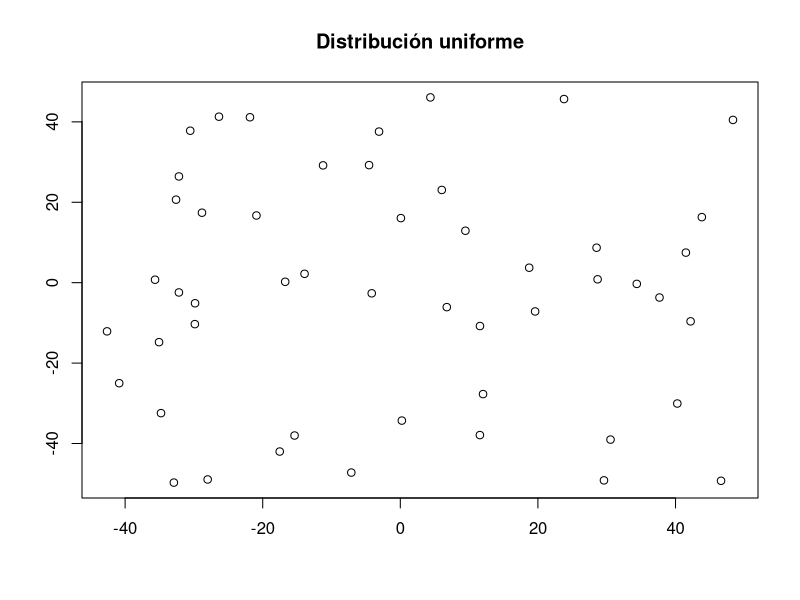
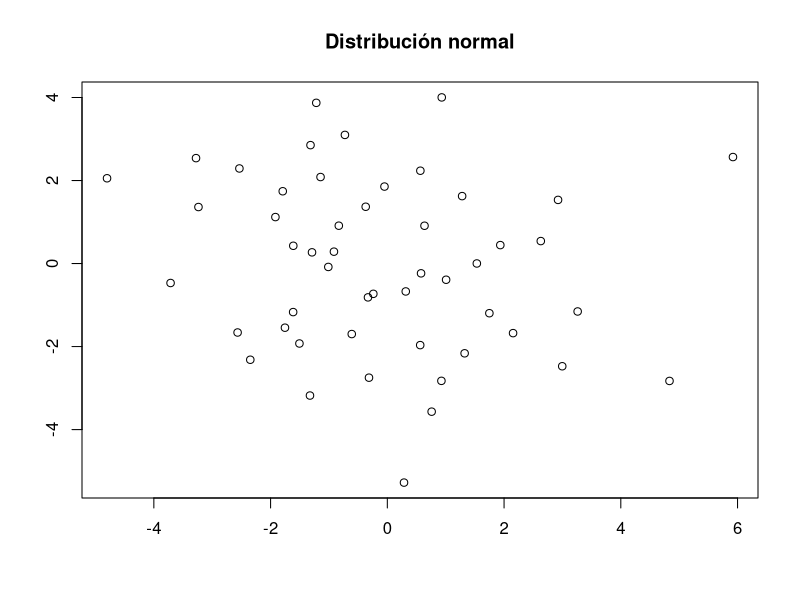
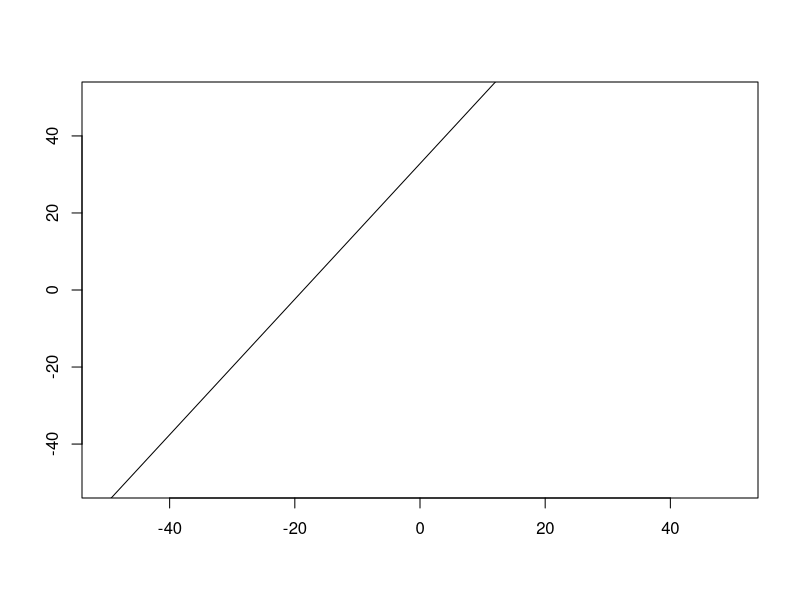
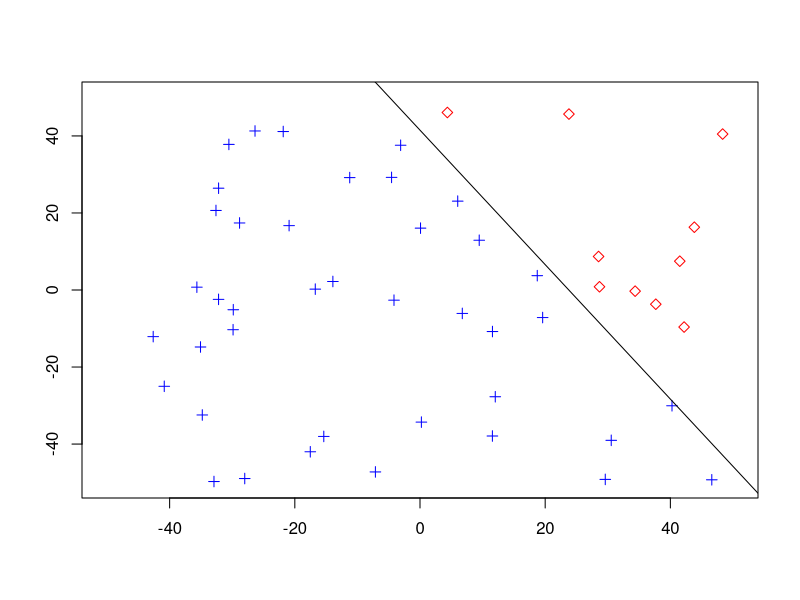
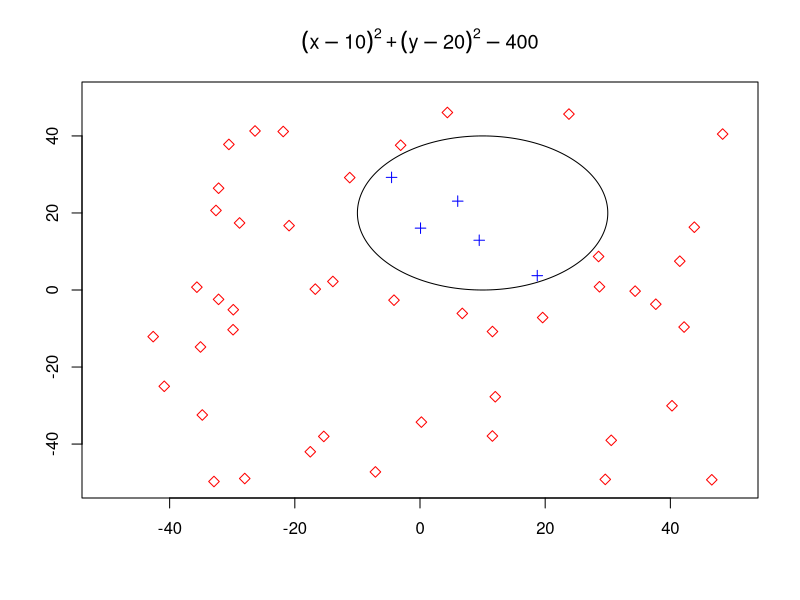
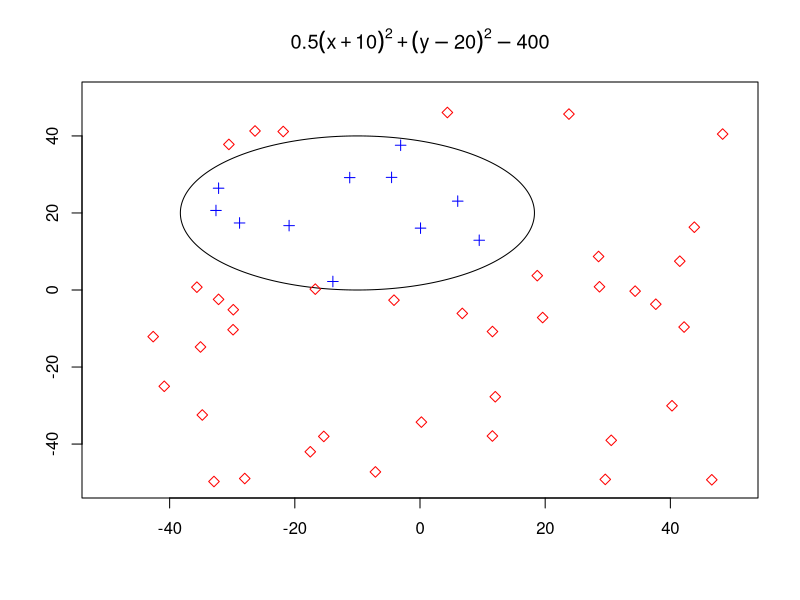
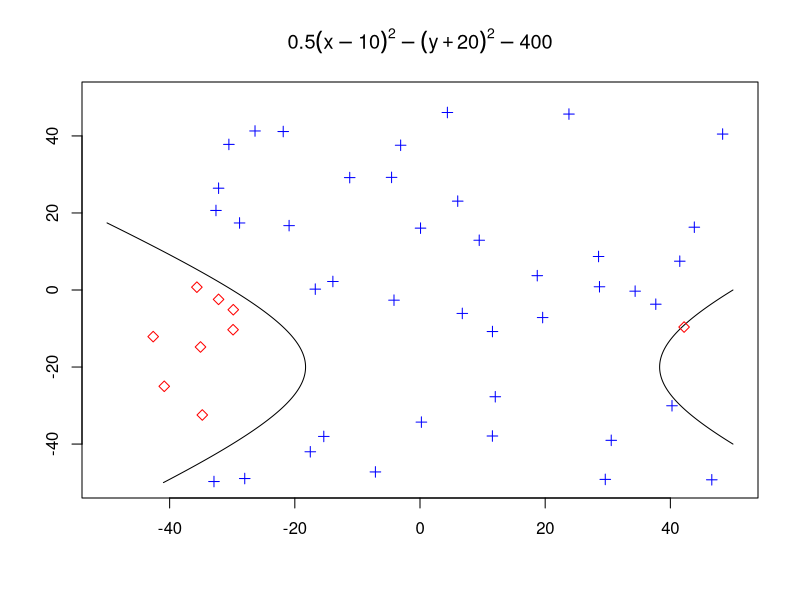

Generate these figures, in order, with R:
## ---- chunk 1
simula_unif <- function(N, dim, rango){
  res <- data.frame(matrix(nrow = N, ncol = dim))

  for(i in 1:N){
    res[i,] <- runif(dim, rango[1], rango[length(rango)])
  }
  
  names(res) <- c("X", "Y")

  return(res)
}
## ---- chunk 2
simula_gauss <- function(N, dim, sigma){
  res <- data.frame(matrix(nrow = N, ncol = dim))

  for(i in 1:N){
    res[i,] <- rnorm(dim, sd = sqrt(sigma))
  }
  
  names(res) <- c("X", "Y")

  return(res)
}
## ---- chunk 3
muestra.uniforme <- simula_unif(50, 2, -50:50)
muestra.gaussiana <- simula_gauss(50, 2, 5:7)
## ---- chunk 4
plot(muestra.uniforme, main = "Distribución uniforme", xlab = "", ylab = "")
## ---- chunk 5
plot(muestra.gaussiana, main = "Distribución normal", xlab = "", ylab = "")
## ---- chunk 6
simulaRecta <- function(intervalo){
  A <- runif(2, intervalo[1], intervalo[length(intervalo)])
  B <- runif(2, intervalo[1], intervalo[length(intervalo)])
  
  m <- (A[2] - B[2]) / (A[1] - B[1])
  b <- A[2] - m * A[1]
  
  return(c(b,m))
}


## ---- chunk 7
rectaPrueba <- simulaRecta(-50:50)

plot(1, type="n", xlab="", ylab="", xlim=c(-50, 50), ylim=c(-50, 50))
abline(coef = rectaPrueba)
## ---- chunk 8
rectaClasificacion <- simulaRecta(-50:50)

plot(1, type="n", xlab="", ylab="", xlim=c(-50, 50), ylim=c(-50, 50))

points(subset(muestra.uniforme, Y - rectaClasificacion[2]*X - rectaClasificacion[1] > 0 ), 
       pch = 5, col = "red")
points(subset(muestra.uniforme, Y - rectaClasificacion[2]*X - rectaClasificacion[1] <= 0 ), 
       pch = 3, col = "blue")

abline(coef = rectaClasificacion)
## ---- chunk 9

f <- function(x,y) {(x-10)^2 + (y-20)^2 - 400}

x <- seq(-50,50,length=1000)
y <- seq(-50,50,length=1000)
z <- outer(x,y,f)

contour(x,y,z,levels=0,drawlabels=FALSE, main=expression((x-10)^2 + (y-20)^2 - 400), xlab="", ylab="", xlim=c(-50, 50), ylim=c(-50, 50))

# plot(1, type="n", xlab="", ylab="", xlim=c(-50, 50), ylim=c(-50, 50))

points(subset(muestra.uniforme, f(X,Y) > 0 ), 
       pch = 5, col = "red")
points(subset(muestra.uniforme, f(X,Y) <= 0 ), 
       pch = 3, col = "blue")

## ---- chunk 10

f <- function(x,y) {0.5*(x+10)^2 + (y-20)^2 - 400}

x <- seq(-50,50,length=1000)
y <- seq(-50,50,length=1000)
z <- outer(x,y,f)

contour(x,y,z,levels=0,drawlabels=FALSE, main=expression(0.5*(x+10)^2 + (y-20)^2 - 400), xlab="", ylab="", xlim=c(-50, 50), ylim=c(-50, 50))

# plot(1, type="n", xlab="", ylab="", xlim=c(-50, 50), ylim=c(-50, 50))

points(subset(muestra.uniforme, f(X,Y) > 0 ), 
       pch = 5, col = "red")
points(subset(muestra.uniforme, f(X,Y) <= 0 ), 
       pch = 3, col = "blue")

## ---- chunk 11

f <- function(x,y) {0.5*(x-10)^2 - (y+20)^2 - 400}

x <- seq(-50,50,length=1000)
y <- seq(-50,50,length=1000)
z <- outer(x,y,f)

contour(x,y,z,levels=0,drawlabels=FALSE, main=expression(0.5*(x-10)^2 - (y+20)^2 - 400), xlab="", ylab="", xlim=c(-50, 50), ylim=c(-50, 50))

# plot(1, type="n", xlab="", ylab="", xlim=c(-50, 50), ylim=c(-50, 50))

points(subset(muestra.uniforme, f(X,Y) > 0 ), 
       pch = 5, col = "red")
points(subset(muestra.uniforme, f(X,Y) <= 0 ), 
       pch = 3, col = "blue")

